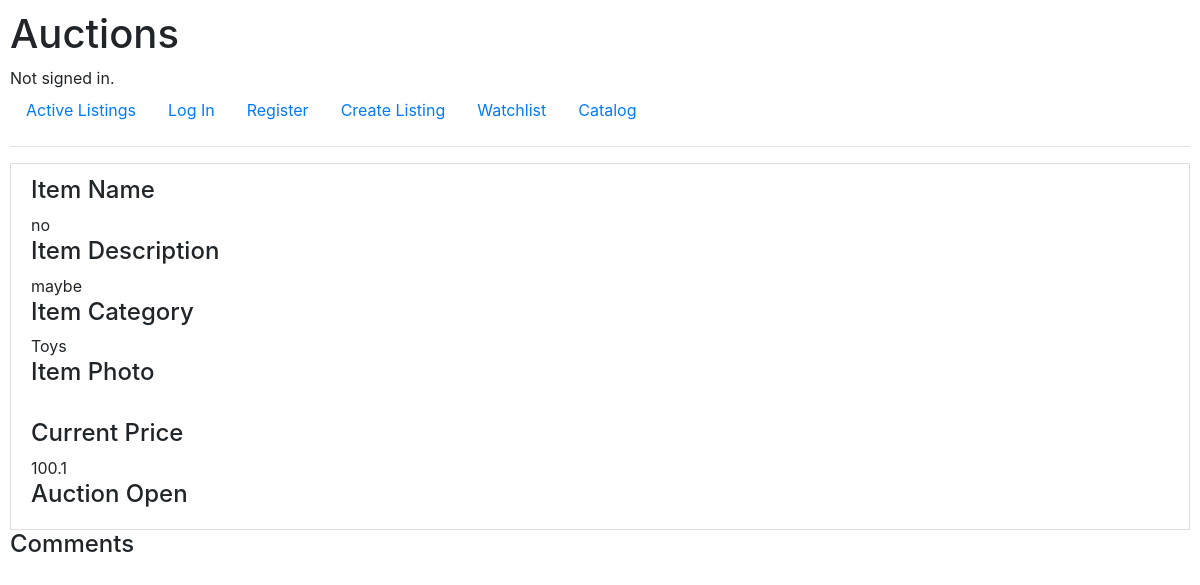
Page /2 on the earlier database version.
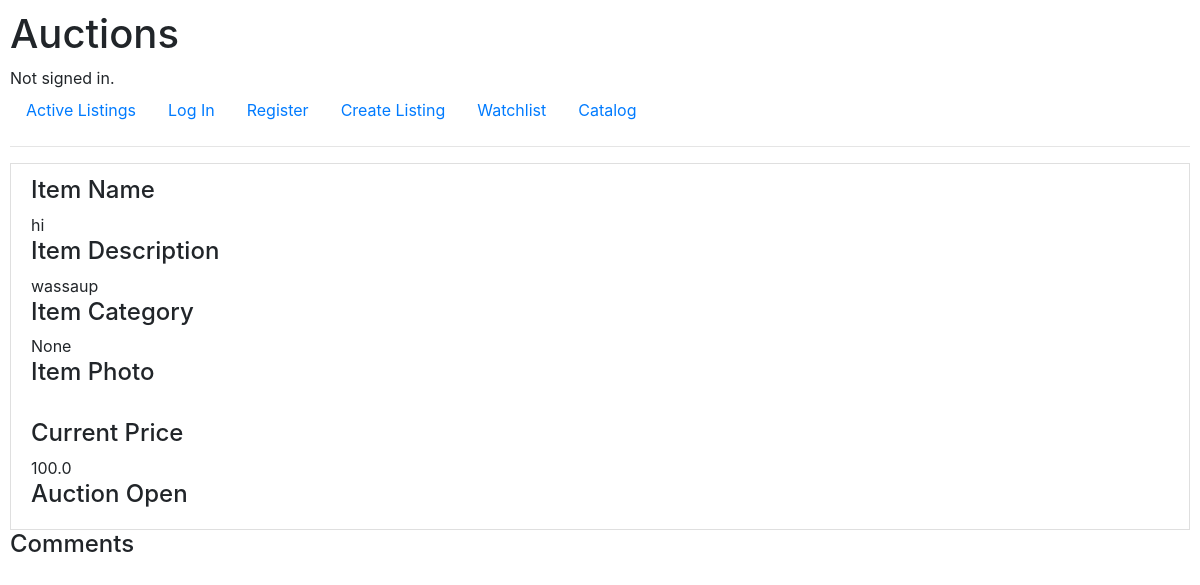
Same page on the later database version.
### auctions/models.py (models this page shows, shortened)
class Listing(models.Model):
    item_name = models.CharField(max_length=100)
    item_description = models.TextField()
    item_category = models.CharField(max_length=100, default="None")
    item_photo = models.CharField(max_length=100, blank=True)
    starting_price = models.FloatField()
    closed = models.BooleanField(default=False)
    listing_user = models.ForeignKey(settings.AUTH_USER_MODEL, on_delete=models.CASCADE)

### auctions/views.py (the view)
# urls.py: path("<int:id>", views.listing, name="listing"),
def listing(request, id):
    if request.method == "POST":
        bid = float(request.POST.get("bid"))
        item = Listing.objects.get(pk=id)
        try:
            current_amount = Bid.objects.filter(item__id=id).order_by('-current_amount').first().current_amount
        except:
            current_amount = item.starting_price
        if bid > current_amount:
            try:
                record = Bid.objects.filter(item__id=id).order_by('-current_amount').first()
                record.current_amount = bid
                record.bidding_user = request.user
                record.save()
            except:
                record = Bid(current_amount=bid, item=item, bidding_user=request.user)
                record.save()
            return HttpResponseRedirect(reverse("listing", args=[id]))
        else:
            return HttpResponseRedirect(reverse("listing", args=[id]))
    else:
        try:
            item = Listing.objects.get(pk=id)
        except:
            return HttpResponseRedirect(reverse("index"))
        try:
            bid = Bid.objects.filter(item__id=id).first()
        except:
            bid = None
        try:
            comments = Comment.objects.filter(item__id=id).all()
        except:
            comments = None
        if item.listing_user == request.user:
            creator = True
        else:
            creator = False
        if bid == None:
            price = item.starting_price
        else:
            price = bid.current_amount
        minimum = price + 0.01
        try:
            Watchlist.objects.get(pk=id)
            in_watchlist = True
        except:
            in_watchlist = False
        return render(request, "auctions/listing.html", {
            "item": item,
            "bid": bid,
            "comments": comments,
            "creator": creator,
            "price": price,
            "minimum": minimum,
            "in_watchlist": in_watchlist
        })

### auctions/templates/auctions/listing.html (shortened to what this page needs)
{% extends "auctions/layout.html" %}
{% block body %}
<li class="list-group-item">
    <div>
        <h4>
            Item Name
        </h4>
        {{ item.item_name }}
    </div>
    <div>
        <h4>
            Item Description
        </h4>
        {{ item.item_description }}
    </div>
    <div>
        <h4>
            Item Category
        </h4>
        {{ item.item_category }}
    </div>
    <div>
        <h4>
            Item Photo
        </h4>
    </div>
    <div>
        <h4>
            Current Price
        </h4>
        {{ price }}
    </div>
    <div>
        {% if not item.closed %}
        <h4>Auction Open</h4>
        {% else %}
        <h4>Auction Closed</h4>
        {% endif %}
    </div>
</li>
<ul class="list-group">
    <h4>Comments</h4>
</ul>
{% endblock %}

Differences in the rows shown:
changed Listing: item_name "no" → "hi"; item_description "maybe" → "wassaup"; item_category "Toys" → "None"; starting_price "100.1" → "100.0"
